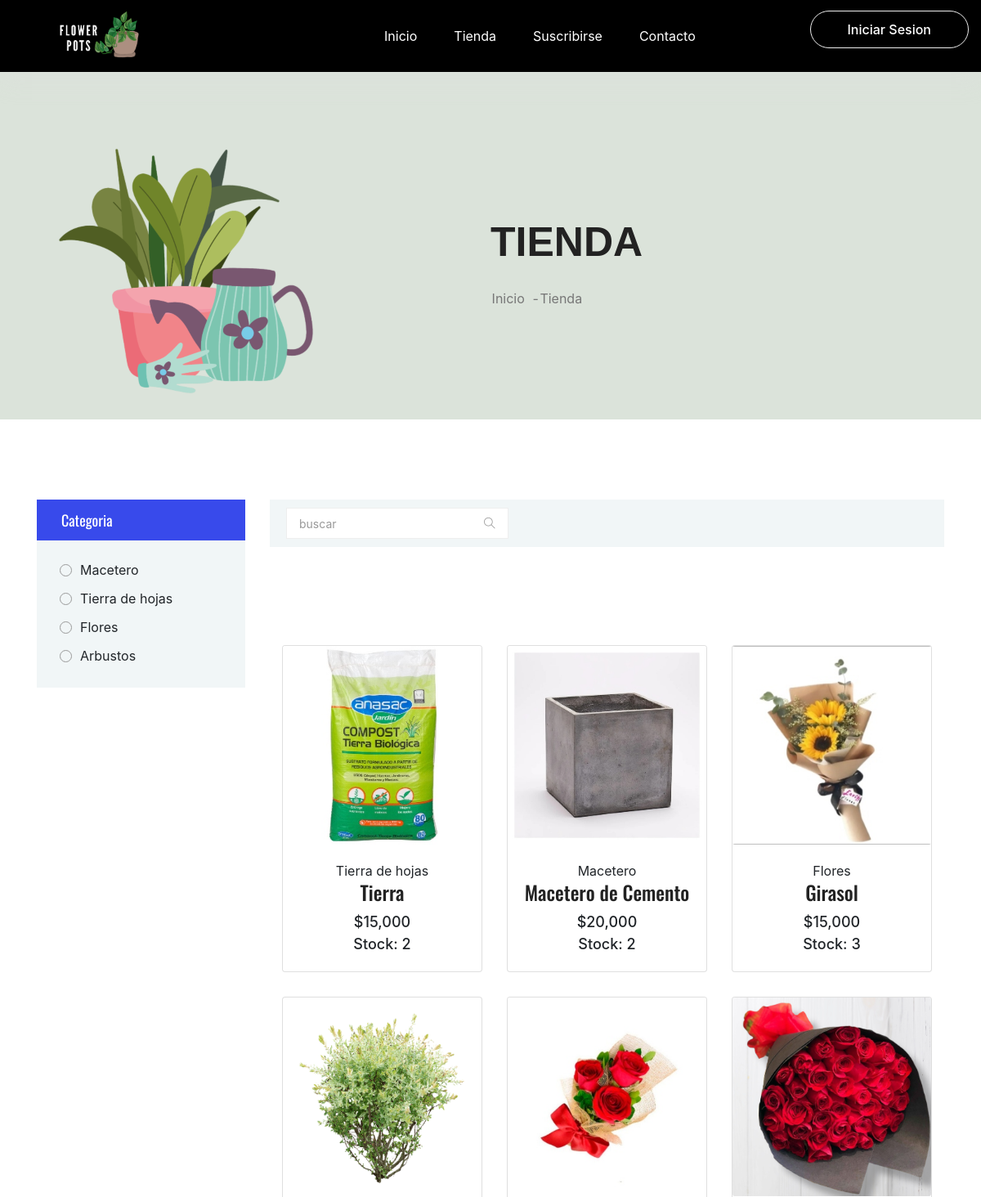
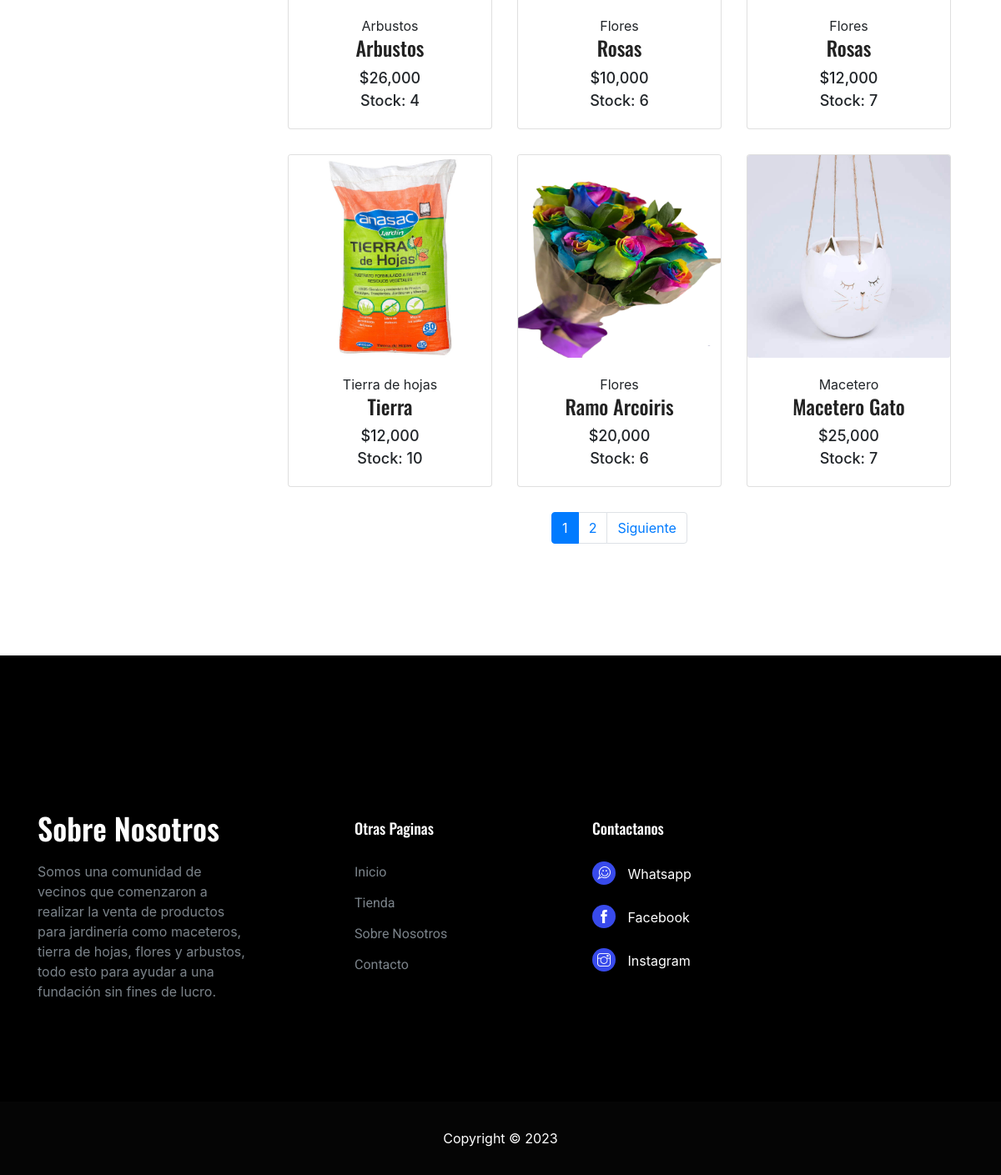
The page /category/ on the database its author committed (2 pictures, top to bottom).
### core/models.py (models this page shows, shortened)
class Producto(models.Model):
    nombre = models.CharField(max_length=50)
    precio = models.IntegerField()
    stock = models.PositiveIntegerField()
    tipo = models.ForeignKey(TipoProducto, on_delete=models.CASCADE)
    descripcion = models.CharField(max_length=250)
    imagen = models.ImageField(null=True,blank=True)
    created_at = models.DateTimeField(auto_now_add=True)
    updated_at = models.DateTimeField(auto_now=True)

class TipoProducto(models.Model):
    descripcion = models.CharField(max_length=50)
    created_at = models.DateTimeField(auto_now_add=True)
    updated_at = models.DateTimeField(auto_now=True)
    def __str__(self):
        return self.descripcion

### core/views.py (the view)
# urls.py: path('category/', category, name="category"),
def category(request):
    productosAll = Producto.objects.all() # SELECT * FROM producto
    page = request.GET.get('page', 1) # OBTENEMOS LA VARIABLE DE LA URL, SI NO EXISTE NADA DEVUELVE 1
    try:
        paginator = Paginator(productosAll, 9)
        productosAll = paginator.page(page)
    except:
        raise Http404
    for producto in productosAll:
        precio_descuento = producto.precio - (producto.precio * 0.05)
        producto.precio_descuento = round(precio_descuento)
    data = {
        'listado': productosAll,
        'paginator': paginator
    }
    return render(request, 'core/category.html', data)

### core/templates/core/category.html (shortened to what this page needs)
{% extends 'core/base.html' %}
{% load static %}
{% block contenido %}
{% load humanize %}
<!DOCTYPE html>
<html lang="en">
<head>
</head>
<body>
  <section class="" style="background-color:#dbe3da;">
    <div class="container">
      <div class="row no-gutters align-items-center pt-60px">
        <div class="col-5 d-none d-sm-block">
          <div class="hero-banner__img">
            <img class="img-fluid " src="{% static 'core/img/fotos/4a.png' %}" alt="">
          </div>
        </div>
        <div class="col-sm-7 col-lg-6 offset-lg-1 pl-4 pl-md-5 pl-lg-0">
          <div class="hero-banner__content">
            <h1 style="font-family: 'Besttia Brush', sans-serif;">Tienda</h1>
            <nav aria-label="breadcrumb" class="banner-breadcrumb">
              <ol class="breadcrumb">
                <li class="breadcrumb-item"><a href="{% url 'index' %}">Inicio</a></li>
                <li class="breadcrumb-item active" aria-current="page">Tienda</li>
              </ol>
          </div>
        </div>
      </div>
    </div>
  </section>
  <section class="section-margin--small mb-5">
    <div class="container">
      <div class="row">
        <div class="col-xl-3 col-lg-4 col-md-5">
          <div class="sidebar-categories">
            <div class="head">Categoria</div>
            <ul class="main-categories">
              <li class="common-filter">
                <form action="#">
                  <ul>
                    <li class="filter-list"><input class="pixel-radio" type="radio" id="men" name="brand"><label
                        for="men">Macetero  </label></li>
                    <li class="filter-list"><input class="pixel-radio" type="radio" id="men" name="brand"><label
                        for="men">Tierra de hojas  </label></li>
                    <li class="filter-list"><input class="pixel-radio" type="radio" id="men" name="brand"><label
                        for="men">Flores  </label></li>
                    <li class="filter-list"><input class="pixel-radio" type="radio" id="men" name="brand"><label
                        for="men">Arbustos  </label></li>
                  </ul>
                </form>
              </li>
            </ul>
          </div>
        </div>
        <div class="col-xl-9 col-lg-8 col-md-7">
          <div class="filter-bar d-flex flex-wrap align-items-center">
            <div>
              <div class="input-group filter-bar-search">
                <input type="text" placeholder="buscar">
                <div class="input-group-append">
                  <button type="button"><i class="ti-search"></i></button>
                </div>
              </div>
            </div>
          </div>
          <section class="section-margin calc-60px">
            <div class="container">
              <div class="row">
                {% if user.is_authenticated%}
                  {% if user.is_superuser %}
                    {% for aux in listado %}
                      <div class="col-md-7 col-lg-5 col-xl-4">
                        <div class="card text-center card-product">
                          <div class="card-product__img">
                            {% if aux.imagen %}
                            <img class="card-img" src="{{ aux.imagen.url }}">
                            {% else %}
                            <img class="card-img" src="{% static 'core/img/Image_not_available.png' %}">
                            {% endif %}
                            <ul class="card-product__imgOverlay">
                              <li><a href="{% url 'singleproduct' aux.id %}"><button><i class="ti-search"></i></button></a>
                              </li>
                              <li><a href="{% url 'cartadd' aux.id %}"><button><i class="ti-shopping-cart"></i></button></li>
                              </a>
                              <li><button onclick="deleteProducto({{ aux.id }})"><i class="ti-trash"></i></button></li>
                              <li><a href="{% url 'update' aux.id %}"><button><i class="ti-pencil"></i></button></li></a>
                            </ul>
                          </div>
                          <div class="card-body">
                            <p>{{ aux.tipo }}</p>
                            <h4 class="card-product__title"><a href="{% url 'singleproduct' aux.id %}">{{ aux.nombre }}</a>
                            </h4>
                            <p class="card-product__price">${{ aux.precio | intcomma}}</p>
                            <p class="card-product__price">Stock: {{ aux.stock }}</p>
                          </div>
                        </div>
                      </div>
                    {% endfor %}
                  {% elif user.id == 4 %}
                    {% for aux in listado %}
                      <div class="col-md-7 col-lg-5 col-xl-4">
                        <div class="card text-center card-product">
                          <div class="card-product__img">
                            {% if aux.imagen %}
                            <img class="card-img" src="{{ aux.imagen.url }}">
                            {% else %}
                            <img class="card-img" src="{% static 'core/img/Image_not_available.png' %}">
                            {% endif %}
                            <ul class="card-product__imgOverlay">
                              <li><a href="{% url 'singleproduct' aux.id %}"><button><i class="ti-search"></i></button></a>
                              </li>
                              <li><a href="{% url 'cartadd' aux.id %}"><button><i class="ti-shopping-cart"></i></button></li>
                              </a>
                            </ul>
                          </div>
                          <div class="card-body">
                            <p>{{ aux.tipo }}</p>
                            <h4 class="card-product__title"><a href="{% url 'singleproduct' aux.id %}">{{ aux.nombre }}</a>
                            </h4>
                            <p class="card-product__price">${{ aux.precio | intcomma}}</p>
                            <p class="card-product__price">Stock: {{ aux.stock }}</p>
                          </div>
                        </div>
                      </div>
                    {% endfor %}
                  {% elif user.id == 5 %}
                    {% for aux in listado %}
                      <div class="col-md-7 col-lg-5 col-xl-4">
                        <div class="card text-center card-product">
                          <div class="card-product__img">
                            {% if aux.imagen %}
                            <img class="card-img" src="{{ aux.imagen.url }}">
                            {% else %}
                            <img class="card-img" src="{% static 'core/img/Image_not_available.png' %}">
                            {% endif %}
                            <ul class="card-product__imgOverlay">
                              <li><a href="{% url 'singleproduct' aux.id %}"><button><i class="ti-search"></i></button></a>
                              </li>
                              <li><a href="{% url 'cartadd' aux.id %}"><button><i class="ti-shopping-cart"></i></button></li>
                              </a>
                            </ul>
                          </div>
                          <div class="card-body">
                            <p>{{ aux.tipo }}</p>
                            <h4 class="card-product__title"><a href="{% url 'singleproduct' aux.id %}">{{ aux.nombre }}</a>
                            </h4>
                            <p class="card-product__price" style="text-decoration: line-through;">${{ aux.precio | intcomma}}</p>
                            <p class="card-product__price" style="">${{ aux.precio_descuento | intcomma}}</p>
                            <p class="card-product__price">Stock: {{ aux.stock }}</p>
                          </div>
                        </div>
                      </div>
                    {% endfor %}
                  {% endif %}
                  {% else %}
                  {% for aux in listado %}
                  <div class="col-md-7 col-lg-5 col-xl-4">
                    <div class="card text-center card-product">
                      <div class="card-product__img">
                        {% if aux.imagen %}
                        <img class="card-img" src="{{ aux.imagen.url }}">
                        {% else %}
                        <img class="card-img" src="{% static 'core/img/Image_not_available.png' %}">
                        {% endif %}
                      </div>
                      <div class="card-body">
                        <p>{{ aux.tipo }}</p>
                        <h4 class="card-product__title"><a href="{% url 'singleproduct' aux.id %}">{{ aux.nombre }}</a>
                        </h4>
                        <p class="card-product__price">${{ aux.precio | intcomma}}</p>
                        <p class="card-product__price">Stock: {{ aux.stock }}</p>
                      </div>
                    </div>
                  </div>
                  {% endfor %}
                {% endif %}
              </div>
              {% include 'core/paginator.html' %}
            </div>
          </section>
        </div>
      </div>
    </div>
  </section>
  {% endblock %}

### rows shown on the page
Producto: imagen (picture), tipo "Tierra de hojas", nombre "Tierra", precio "15,000", stock "2"
Producto: imagen (picture), tipo "Macetero", nombre "Macetero de Cemento", precio "20,000", stock "2"
Producto: imagen (picture), tipo "Flores", nombre "Girasol", precio "15,000", stock "3"
Producto: imagen (picture), tipo "Arbustos", nombre "Arbustos", precio "26,000", stock "4"
Producto: imagen (picture), tipo "Flores", nombre "Rosas", precio "10,000", stock "6"
Producto: imagen (picture), tipo "Flores", nombre "Rosas", precio "12,000", stock "7"
Producto: imagen (picture), tipo "Tierra de hojas", nombre "Tierra", precio "12,000", stock "10"
Producto: imagen (picture), tipo "Flores", nombre "Ramo Arcoiris", precio "20,000", stock "6"
Producto: imagen (picture), tipo "Macetero", nombre "Macetero Gato", precio "25,000", stock "7"

### other values the page prints
{{ page }} "1" "2"
